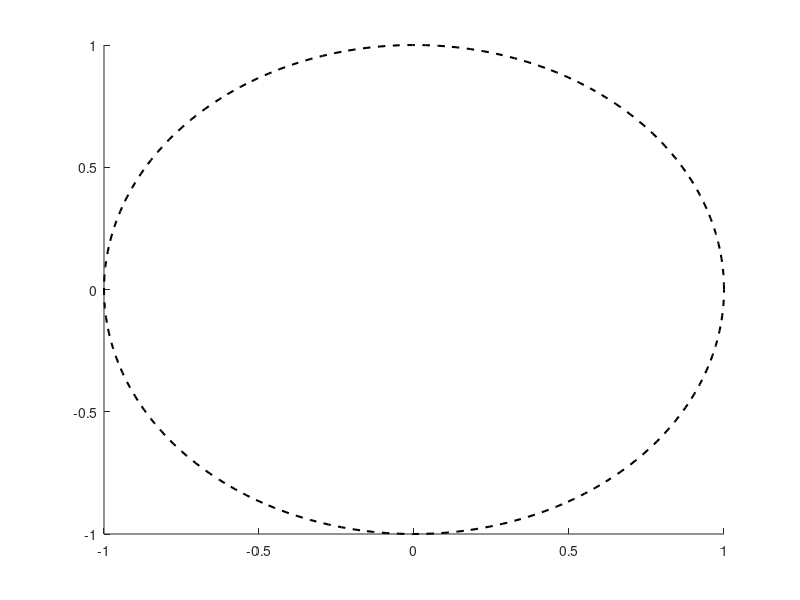

The MATLAB script that drew this image: (Note: this script raises an error after producing the figure.)
% plot_Spec_kyushu_pdfs.m


%% ================================== Eigenvalues (Plain Plot)
figure('Color', 'w');
hold on;

% 1. Plot Unit Circle
theta = linspace(0, 2*pi, 300);
plot(cos(theta), sin(theta), '--k', 'LineWidth', 1.5);

% 2. Plot Eigenvalues (Re vs Im)
scatter(real(LAM), imag(LAM), 80, [0 0.4470 0.7410], 'o', 'filled', ...
    'LineWidth', 0.8);
%scatter(real(Lambda_res), imag(Lambda_res), 100, [0.8500 0.3250 0.0980], 'x', ...
  %  'LineWidth', 1.5, 'DisplayName', '$\Lambda_{\mathrm{res}}$');

% 3. Axis Formatting & Bounds
axis equal;
axis([-1.5, 1.5, -1.5, 1.5]);
grid on; box on;

% Set axis tick mark font size and LaTeX interpreter
ax = gca;
ax.FontSize = 20;
ax.TickLabelInterpreter = 'latex';

% Labels, Title & Legend
xlabel('$\mathrm{Re}(\lambda)$', 'Interpreter', 'latex', 'FontSize', 25);
ylabel('$\mathrm{Im}(\lambda)$', 'Interpreter', 'latex', 'FontSize', 25);
title('Eigenvalues', 'Interpreter', 'latex', 'FontSize', 22);
%legend('Interpreter', 'latex', 'FontSize', 16, 'Location', 'best');

% 4. Vector Export
exportgraphics(gcf, 'KE_evals_woRes.pdf', 'ContentType', 'vector', 'BackgroundColor', 'none');


%% Additionla-ZOOM-in----lots of lines

figure('Color', 'w', 'Position', [100, 100, 900, 650]);
hold on;

% Define colors
c_dmd  = [0.4, 0.4, 0.4];
c_kedmd  = [0.8500, 0.3250, 0.0980];
c_dual = [0.2, 0.4, 0.8];


% --- 1. Main Plot (All Ensembles + Means) ---
M = size(er1_all, 1);
for m = 1:M
    plot(er2_all(m,:), 'Color', [c_dmd, 0.15],  'LineWidth', 1, 'HandleVisibility', 'off')
    plot(er3_all(m,:), 'Color', [c_kedmd, 0.15],  'LineWidth', 1, 'HandleVisibility', 'off')
    plot(er1_all(m,:), 'Color', [c_dual, 0.15], 'LineWidth', 1, 'HandleVisibility', 'off')
end

plot(mean(er2_all, 1), '--', 'Color', c_dmd,  'LineWidth', 2, 'DisplayName', 'DMD (mean)')
plot(mean(er3_all, 1), '-',  'Color', c_kedmd,  'LineWidth', 2, 'DisplayName', 'KeDMD (mean)')
plot(mean(er1_all, 1), '-.', 'Color', c_dual, 'LineWidth', 2, 'DisplayName', 'DualKoop-RKHS (mean)')

% Main Axes Formatting
set(gca, 'YScale', 'log', 'TickLabelInterpreter', 'latex', 'FontSize', 25);
grid on; box on;
title('Relative Forecast Errors Comparison', 'Interpreter', 'latex', 'FontSize', 18);
xlabel('Lead Time (Snapshots)', 'Interpreter', 'latex', 'FontSize', 18);
ylabel('Relative Forecast Error', 'Interpreter', 'latex', 'FontSize', 18);
legend('Interpreter', 'latex', 'FontSize', 16, 'Location', 'northwest');


% % --- 2. Inset Zoom Plot (KeDMD vs DualKoop-RKHS in Log Scale) ---
% % Position: [left, bottom, width, height]
axes('Position', [0.48, 0.22, 0.40, 0.38]);
hold on;

% Plot ensemble lines for KeDMD and DualKoop only
for m = 1:M
    plot(er3_all(m,:), 'Color', [c_kedmd, 0.2],  'LineWidth', 0.8, 'HandleVisibility', 'off');
    plot(er1_all(m,:), 'Color', [c_dual, 0.2], 'LineWidth', 0.8, 'HandleVisibility', 'off');
end

% Plot mean lines
plot(mean(er3_all, 1), '-',  'Color', c_kedmd,  'LineWidth', 2);
plot(mean(er1_all, 1), '-.', 'Color', c_dual, 'LineWidth', 2);

% Inset Formatting (Log Scale)
set(gca, 'YScale', 'log', 'TickLabelInterpreter', 'latex', 'FontSize', 18);
grid on; box on;
title('\textbf{Zoomed: KeDMD vs DualKoop}', 'Interpreter', 'latex', 'FontSize', 16);

% Auto-tight y-limits around KeDMD and DualKoop data
y_min_zoom = min([er1_all(:); er3_all(:)]);
y_max_zoom = max([er1_all(:); er3_all(:)]);
xlim([1, size(er1_all, 2)]);
ylim([y_min_zoom * 0.9, y_max_zoom * 1.1]);


% --- 3. Export Vector Graphics PDF ---
exportgraphics(gcf, 'ensemble_weather_error_lines.pdf', ...
    'ContentType', 'vector', 'BackgroundColor', 'none');

%% ==============Bar ZOOM-------------


figure('Color', 'w', 'Position', [100, 100, 800, 600]);

c_dmd   = [0.0000 0.4470 0.7410]; % Blue
c_kedmd = [0.8500 0.3250 0.0980]; % Terracotta / Red
c_spec  = [0.9290 0.6940 0.1250]; % Orange


% --- 1. Main Bar Plot ---
b = bar(1:3, rmse_values, 'FaceColor', 'flat', 'BarWidth', 0.5);
b.CData(1,:) = c_dmd;
b.CData(2,:) = c_kedmd;
b.CData(3,:) = c_spec;

% Apply LaTeX interpreter to X-tick labels and axes
set(gca, 'TickLabelInterpreter', 'latex', ...
    'XTick', 1:3, ...
    'XTickLabel', {'\textrm{DMD}', '\textrm{KeDMD}', '\textrm{DualKoop}'});
grid on; box on;
ylabel('RMSE', 'Interpreter', 'latex', 'FontSize', 18);
title('Forecast Error Comparison (RMSE)', 'Interpreter', 'latex', 'FontSize', 18);
set(gca, 'FontSize', 20);


% --- 2. Inset Plot for Small Values (Shifted Slightly Down) ---
% Position: [left, bottom, width, height]
axes('Position', [0.50, 0.32, 0.38, 0.38]); % Changed bottom from 0.45 to 0.32
b_inset = bar(2:3, rmse_values(2:3), 'FaceColor', 'flat', 'BarWidth', 0.5);
b_inset.CData(1,:) = c_kedmd;
b_inset.CData(2,:) = c_spec;

% Apply LaTeX interpreter to inset plot
set(gca, 'TickLabelInterpreter', 'latex', ...
    'XTick', 2:3, ...
    'XTickLabel', {'\textrm{KeDMD}', '\textrm{DualKoop}'});
title('\textbf{Zoomed (KeDMD vs DualKoop)}', 'Interpreter', 'latex', 'FontSize', 11);
grid on; box on;
set(gca, 'FontSize', 14);


% --- 3. Export Vector Graphics PDF ---
exportgraphics(gcf, 'ensemble_overall_rmse_bar_1.pdf', ...
    'ContentType', 'vector', 'BackgroundColor', 'none');



%% ===================Zoom in =============

figure('Color', 'w', 'Position', [100, 100, 900, 650]);
hold on;

% --- 1. Data Preparation ---
N_steps = size(er1_all, 2);
t_vec   = 1:N_steps;
x_poly  = [t_vec, fliplr(t_vec)];

% Compute min-max shaded ranges across ensembles (dim 1)
min1 = min(er1_all, [], 1); max1 = max(er1_all, [], 1);
min2 = min(er2_all, [], 1); max2 = max(er2_all, [], 1);
min3 = min(er3_all, [], 1); max3 = max(er3_all, [], 1);

% Colors
% c_dmd  = [0.0000, 0.4470, 0.7410];
% c_ked  = [0.8500, 0.3250, 0.0980];
% c_dual = [0.9290, 0.6940, 0.1250];

c_dmd   = [0.0000 0.4470 0.7410]; % Blue
c_kedmd = [0.8500 0.3250 0.0980]; % Terracotta / Red
c_spec  = [0.9290 0.6940 0.1250]; % Orange

% --- 2. Main Plot (All 3 Methods) ---
fill(x_poly, [max2, fliplr(min2)], c_dmd,  'FaceAlpha', 0.2, 'EdgeColor', 'none', 'HandleVisibility', 'off');
fill(x_poly, [max3, fliplr(min3)], c_kedmd,  'FaceAlpha', 0.2, 'EdgeColor', 'none', 'HandleVisibility', 'off');
fill(x_poly, [max1, fliplr(min1)], c_dual, 'FaceAlpha', 0.2, 'EdgeColor', 'none', 'HandleVisibility', 'off');

plot(mean(er2_all, 1), '--', 'Color', c_dmd,  'LineWidth', 2, 'DisplayName', 'DMD (mean)');
plot(mean(er3_all, 1), '-',  'Color', c_kedmd,  'LineWidth', 2, 'DisplayName', 'KeDMD (mean)');
plot(mean(er1_all, 1), '-.', 'Color', c_dual, 'LineWidth', 2, 'DisplayName', 'DualKoop-RKHS (mean)');

% Main Axes Formatting (Main plot x and y tick font size set to 20)
set(gca, 'YScale', 'log', 'TickLabelInterpreter', 'latex', 'FontSize', 26);
grid on; box on;

title('Relative Forecast Errors Comparison', 'Interpreter', 'latex', 'FontSize', 18);
xlabel('Lead Time (Snapshots)', 'Interpreter', 'latex', 'FontSize', 18);
ylabel('Relative Forecast Error', 'Interpreter', 'latex', 'FontSize', 18);
legend('Interpreter', 'latex', 'FontSize', 16, 'Location', 'northwest');

% --- 3. Inset Zoom Plot (KeDMD vs DualKoop-RKHS) ---
% Position: [left, bottom, width, height]
axes('Position', [0.50, 0.22, 0.38, 0.38]);
hold on;

% Plot shaded areas for KeDMD and DualKoop
fill(x_poly, [max3, fliplr(min3)], c_kedmd,  'FaceAlpha', 0.25, 'EdgeColor', 'none', 'HandleVisibility', 'off');
fill(x_poly, [max1, fliplr(min1)], c_dual, 'FaceAlpha', 0.25, 'EdgeColor', 'none', 'HandleVisibility', 'off');

% Plot mean lines for KeDMD and DualKoop
plot(mean(er3_all, 1), '-',  'Color', c_kedmd,  'LineWidth', 2);
plot(mean(er1_all, 1), '-.', 'Color', c_dual, 'LineWidth', 2);

% Inset Formatting
set(gca, 'TickLabelInterpreter', 'latex', 'FontSize', 18);
grid on; box on;
title('\textbf{Zoomed: KeDMD vs DualKoop}', 'Interpreter', 'latex', 'FontSize', 12);

% Automatically adjust inset Y-limits based on KeDMD and DualKoop values
y_min_zoom = min([min1, min3]);
y_max_zoom = max([max1, max3]);
xlim([1, N_steps]);
ylim([y_min_zoom * 0.9, y_max_zoom * 1.1]);

% --- 4. Export Vector Graphics PDF ---
exportgraphics(gcf, 'ensemble_shallow_weather_error_1.pdf', ...
    'ContentType', 'vector', 'BackgroundColor', 'none');

%==============Zoom in cdmd ====
%=================================

figure
hold on
p1 = plot(0:steps, log(mean(mean_obs_kedmd_all, 2)), 'linewidth', 3, 'color', [0.8500 0.3250 0.0980]);
p2 = plot(0:steps, log(mean(mean_obs_kmd_all, 2)), '-.','linewidth', 3, 'color', [0.9290 0.6940 0.1250]);
p3 = plot(0:steps, log(mean(mean_obs_exact_all, 2)), '--', 'linewidth', 3, 'color', [0 0.4470 0.7410]);
grid on; box on;

% Set axis tick mark font size and tick label interpreter
ax = gca;
ax.FontSize = 22; % Tick numbers font size
ax.TickLabelInterpreter = 'latex'; % Ensures tick numbers match LaTeX style

title('Mean forecast comparison', 'fontsize', 18, 'interpreter', 'latex')
xlabel('Lead Time (Snapshots)', 'interpreter', 'latex', 'fontsize', 18)
ylabel('Mean Prediction', 'interpreter', 'latex', 'fontsize', 18)
legend([p3 p1 p2], {'DMD', 'KeDMD', 'DualKoop-RKHS'}, 'interpreter', 'latex', 'fontsize', 16, 'location', 'best')

exportgraphics(gcf, 'ensemble_prediction_mean.pdf', 'ContentType', 'vector', 'BackgroundColor', 'none')


%=====================
figure
semilogy(0:steps, (mean(Kx0_er_all, 2)), 'linewidth', 3, 'color', [0.9290 0.6940 0.1250])
grid on; box on;

% Set axis tick mark font size and tick label interpreter
ax = gca;
ax.FontSize = 22; % Tick numbers font size
ax.TickLabelInterpreter = 'latex'; % Ensures tick numbers match LaTeX style

title('Relative forecast error for kernel function', 'fontsize', 18, 'interpreter', 'latex')
xlabel('Lead Time (Snapshots)', 'interpreter', 'latex', 'fontsize', 22)
ylabel('Relative Forecast Error', 'interpreter', 'latex', 'fontsize', 22)
legend({'DualKoop-RKHS'}, 'interpreter', 'latex', 'fontsize', 16, 'location', 'best')

exportgraphics(gcf, 'ensemble_prediction_kernel_error.pdf', 'ContentType', 'vector', 'BackgroundColor', 'none')

%================
figure
er_obs = mean(abs(obs_exact_all - mean_obs_kmd_all).^2 ./ abs(obs_exact_all).^2, 2);
semilogy(0:steps, (er_obs), 'linewidth', 3, 'color', [0.9290 0.6940 0.1250])
grid on; box on;

% Set axis tick mark font size and tick label interpreter
ax = gca;
ax.FontSize =22; % Tick numbers font size
ax.TickLabelInterpreter = 'latex'; % Ensures tick numbers match LaTeX style

title('Mean relative forecast error', 'fontsize', 18, 'interpreter', 'latex')
xlabel('Lead Time (Snapshots)', 'interpreter', 'latex', 'fontsize', 22)
ylabel('Relative Forecast Error', 'interpreter', 'latex', 'fontsize', 22)
legend({'DualKoop-RKHS'}, 'interpreter', 'latex', 'fontsize', 16, 'location', 'best')

exportgraphics(gcf, 'ensemble_error_mean.pdf', 'ContentType', 'vector', 'BackgroundColor', 'none')


%%   ===================Revised
figure('Color', 'w', 'Position', [100, 100, 900, 650]);
hold on;

% Define colors
c_dmd  = [0.4, 0.4, 0.4];
c_kedmd  = [0.8500, 0.3250, 0.0980];
c_dual = [0.2, 0.4, 0.8];

% --- 1. Main Plot (All Ensembles + Means) ---
M = size(er1_all, 1);
for m = 1:M
    plot(er2_all(m,:), 'Color', [c_dmd, 0.15],  'LineWidth', 1, 'HandleVisibility', 'off')
    plot(er3_all(m,:), 'Color', [c_kedmd, 0.15],  'LineWidth', 1, 'HandleVisibility', 'off')
    plot(er1_all(m,:), 'Color', [c_dual, 0.15], 'LineWidth', 1, 'HandleVisibility', 'off')
end
plot(mean(er2_all, 1), '--', 'Color', c_dmd,  'LineWidth', 2, 'DisplayName', 'DMD (mean)')
plot(mean(er3_all, 1), '-',  'Color', c_kedmd,  'LineWidth', 2, 'DisplayName', 'KeDMD (mean)')
plot(mean(er1_all, 1), '-.', 'Color', c_dual, 'LineWidth', 2, 'DisplayName', 'DualKoop-RKHS (mean)')

% Main Axes Formatting
set(gca, 'YScale', 'log', 'TickLabelInterpreter', 'latex', 'FontSize', 25);
grid on; box on;
title('Relative Forecast Errors Comparison', 'Interpreter', 'latex', 'FontSize', 18);
xlabel('Lead Time (Snapshots)', 'Interpreter', 'latex', 'FontSize', 18);
ylabel('Relative Forecast Error', 'Interpreter', 'latex', 'FontSize', 18);

% Legend moved to bottom-middle, horizontal layout, outside the axes
legend('Interpreter', 'latex', 'FontSize', 16, ...
    'Location', 'southoutside', 'Orientation', 'horizontal');

mainAx = gca;

% --- 2. Inset Zoom Plot (DMD only — deviation-from-mean view), moved UP ---
zoomAx = axes('Position', [0.48, 0.55, 0.40, 0.35]);
hold on;

dmd_mean = mean(er2_all, 1);          % 1 x N
dev = er2_all - dmd_mean;             % M x N, deviation of each member from mean

cmap = gray(M+2);
for m = 1:M
    plot(dev(m,:), 'Color', [cmap(m+1,:), 0.8], 'LineWidth', 1.2, 'HandleVisibility', 'off');
end
plot(zeros(1, size(er2_all,2)), '--', 'Color', [0.4, 0.4, 0.4], 'LineWidth', 2);  % mean = 0 line

set(gca, 'YScale', 'linear', 'TickLabelInterpreter', 'latex', 'FontSize', 18);
grid on; box on;
title('\textbf{DMD: Deviation from Mean}', 'Interpreter', 'latex', 'FontSize', 16);
xlabel('Lead Time', 'Interpreter', 'latex', 'FontSize', 14);
ylabel('Error $-$ Mean', 'Interpreter', 'latex', 'FontSize', 14);

xlim([1, size(er2_all, 2)]);
y_range = max(dev(:)) - min(dev(:));
ylim([min(dev(:)) - 0.1*y_range, max(dev(:)) + 0.1*y_range]);

ax = gca;
ax.YAxis.Exponent = floor(log10(max(abs(dev(:))))); % auto scientific notation

% --- 3. Export Vector Graphics PDF ---
exportgraphics(gcf, 'ensemble_weather_error_lines.pdf', ...
    'ContentType', 'vector', 'BackgroundColor', 'none');


%%   ====================kernel_error_all 

figure
hold on;

% Define color
c_kernel = [0.9290, 0.6940, 0.1250];

x = 0:steps;

% Compute mean, min, max across the ensemble dimension (columns)
m_kernel  = mean(Kx0_er_all, 2)';   % 1 x (steps+1)
lo_kernel = min(Kx0_er_all, [], 2)';
hi_kernel = max(Kx0_er_all, [], 2)';

% Shaded ensemble spread (min-max envelope)
fill([x, fliplr(x)], [lo_kernel, fliplr(hi_kernel)], c_kernel, ...
    'FaceAlpha', 0.2, 'EdgeColor', 'none', 'HandleVisibility', 'off');

% Mean line on top
semilogy(x, m_kernel, 'LineWidth', 3, 'Color', c_kernel, ...
    'DisplayName', 'DualKoop-RKHS')

set(gca, 'YScale', 'log')
grid on; box on;

% Set axis tick mark font size and tick label interpreter
ax = gca;
ax.FontSize = 20;
ax.TickLabelInterpreter = 'latex';

title('Relative forecast error for kernel function', 'fontsize', 18, 'interpreter', 'latex')
xlabel('Lead Time (Snapshots)', 'interpreter', 'latex', 'fontsize', 18)
ylabel('Relative Forecast Error', 'interpreter', 'latex', 'fontsize', 18)
legend('interpreter', 'latex', 'fontsize', 16, 'location', 'best')

exportgraphics(gcf, 'ensemble_prediction_kernel_error_all.pdf', ...
    'ContentType', 'vector', 'BackgroundColor', 'none')



%%======================================================
figure('Color', 'w', 'Position', [100, 100, 1400, 450])

c_ked  = [0.8500, 0.3250, 0.0980];
c_kmd  = [0.9290, 0.6940, 0.1250];
c_exct = [0, 0.4470, 0.7410];

x = 0:steps;

% --- Panel 1: DMD  (mean_obs_exact_all, blue, matches original p3) ---
subplot(1,3,1); hold on;
lo_exct = log(min(mean_obs_exact_all, [], 2))';
hi_exct = log(max(mean_obs_exact_all, [], 2))';
fill([x, fliplr(x)], [lo_exct, fliplr(hi_exct)], c_exct, ...
    'FaceAlpha', 0.25, 'EdgeColor', 'none', 'HandleVisibility', 'off');
plot(x, log(mean(mean_obs_exact_all, 2)), '--', 'linewidth', 2.5, 'color', c_exct);
grid on; box on;
ax = gca; ax.FontSize = 20; ax.TickLabelInterpreter = 'latex';
title('DMD', 'interpreter', 'latex', 'fontsize', 16)
xlabel('Lead Time', 'interpreter', 'latex', 'fontsize', 14)
ylabel('Prediction', 'interpreter', 'latex', 'fontsize', 14)

% --- Panel 2: KeDMD  (mean_obs_kedmd_all, orange, matches original p1) ---
subplot(1,3,2); hold on;
lo_ked = log(min(mean_obs_kedmd_all, [], 2))';
hi_ked = log(max(mean_obs_kedmd_all, [], 2))';
fill([x, fliplr(x)], [lo_ked, fliplr(hi_ked)], c_ked, ...
    'FaceAlpha', 0.25, 'EdgeColor', 'none', 'HandleVisibility', 'off');
plot(x, log(mean(mean_obs_kedmd_all, 2)), 'linewidth', 2.5, 'color', c_ked);
grid on; box on;
ax = gca; ax.FontSize = 20; ax.TickLabelInterpreter = 'latex';
title('KeDMD', 'interpreter', 'latex', 'fontsize', 16)
xlabel('Lead Time', 'interpreter', 'latex', 'fontsize', 14)

% --- Panel 3: DualKoop-RKHS  (mean_obs_kmd_all, yellow, matches original p2) ---
subplot(1,3,3); hold on;
lo_kmd = log(min(mean_obs_kmd_all, [], 2))';
hi_kmd = log(max(mean_obs_kmd_all, [], 2))';
fill([x, fliplr(x)], [lo_kmd, fliplr(hi_kmd)], c_kmd, ...
    'FaceAlpha', 0.25, 'EdgeColor', 'none', 'HandleVisibility', 'off');
plot(x, log(mean(mean_obs_kmd_all, 2)), '-.', 'linewidth', 2.5, 'color', c_kmd);
grid on; box on;
ax = gca; ax.FontSize = 20; ax.TickLabelInterpreter = 'latex';
title('DualKoop-RKHS', 'interpreter', 'latex', 'fontsize', 16)
xlabel('Lead Time', 'interpreter', 'latex', 'fontsize', 14)

sgtitle('Forecast Comparison (per-method scale)', 'interpreter', 'latex', 'fontsize', 18)

exportgraphics(gcf, 'ensemble_prediction_mean_panels.pdf', 'ContentType', 'vector', 'BackgroundColor', 'none')


%%======================================================
figure('Color', 'w', 'Position', [100, 100, 1400, 450])
c_ked  = [0.8500, 0.3250, 0.0980];
c_kmd  = [0.9290, 0.6940, 0.1250];
c_exct = [0, 0.4470, 0.7410];
x = 0:steps;

% --- Panel 1: DMD ---
subplot(1,3,1); hold on;
lo_exct = log(min(mean_obs_exact_all, [], 2))';
hi_exct = log(max(mean_obs_exact_all, [], 2))';
fill([x, fliplr(x)], [lo_exct, fliplr(hi_exct)], c_exct, ...
    'FaceAlpha', 0.25, 'EdgeColor', 'none', 'HandleVisibility', 'off');
plot(x, log(mean(mean_obs_exact_all, 2)), '--', 'linewidth', 2.5, 'color', c_exct, 'DisplayName', 'DMD');
grid on; box on;
ax = gca; ax.FontSize = 22; ax.TickLabelInterpreter = 'latex';
%title('DMD', 'interpreter', 'latex', 'fontsize', 22)
xlabel('Lead Time', 'interpreter', 'latex', 'fontsize', 22)
ylabel('Prediction', 'interpreter', 'latex', 'fontsize', 22)
legend('Interpreter', 'latex', 'FontSize', 18, 'Location', 'best');

% --- Panel 2: KeDMD ---
subplot(1,3,2); hold on;
lo_ked = log(min(mean_obs_kedmd_all, [], 2))';
hi_ked = log(max(mean_obs_kedmd_all, [], 2))';
fill([x, fliplr(x)], [lo_ked, fliplr(hi_ked)], c_ked, ...
    'FaceAlpha', 0.25, 'EdgeColor', 'none', 'HandleVisibility', 'off');
plot(x, log(mean(mean_obs_kedmd_all, 2)), '-', 'linewidth', 2.5, 'color', c_ked, 'DisplayName', 'KeDMD');
grid on; box on;
ax = gca; ax.FontSize = 22; ax.TickLabelInterpreter = 'latex';
%title('KeDMD', 'interpreter', 'latex', 'fontsize', 22)
xlabel('Lead Time', 'interpreter', 'latex', 'fontsize', 22)
legend('Interpreter', 'latex', 'FontSize', 18, 'Location', 'best');

% --- Panel 3: DualKoop-RKHS ---
subplot(1,3,3); hold on;
lo_kmd = log(min(mean_obs_kmd_all, [], 2))';
hi_kmd = log(max(mean_obs_kmd_all, [], 2))';
fill([x, fliplr(x)], [lo_kmd, fliplr(hi_kmd)], c_kmd, ...
    'FaceAlpha', 0.25, 'EdgeColor', 'none', 'HandleVisibility', 'off');
plot(x, log(mean(mean_obs_kmd_all, 2)), '-.', 'linewidth', 2.5, 'color', c_kmd, 'DisplayName', 'DualKoop-RKHS');
grid on; box on;
ax = gca; ax.FontSize = 22; ax.TickLabelInterpreter = 'latex';
%title('DualKoop-RKHS', 'interpreter', 'latex', 'fontsize', 22)
xlabel('Lead Time', 'interpreter', 'latex', 'fontsize', 22)
legend('Interpreter', 'latex', 'FontSize', 18, 'Location', 'best');

sgtitle('Forecast Comparison (per-method scale)', 'interpreter', 'latex', 'fontsize', 24)
exportgraphics(gcf, 'ensemble_prediction_mean_panels.pdf', 'ContentType', 'vector', 'BackgroundColor', 'none')

%% === One palnel ensemble-prediction-mean-shaoow
figure('Color', 'w', 'Position', [100, 100, 900, 600])
hold on;

c_ked  = [0.8500, 0.3250, 0.0980];
c_kmd  = [0.9290, 0.6940, 0.1250];
c_exct = [0, 0.4470, 0.7410];

x = 0:steps;

% --- Shaded bands (min-max across ensemble, log space) ---
% EdgeColor is set (thin) so a very narrow band stays visible as an outline
lo_exct = log(min(mean_obs_exact_all, [], 2))';
hi_exct = log(max(mean_obs_exact_all, [], 2))';
fill([x, fliplr(x)], [lo_exct, fliplr(hi_exct)], c_exct, ...
    'FaceAlpha', 0.25, 'EdgeColor', c_exct, 'LineWidth', 0.5, 'HandleVisibility', 'off');

lo_ked = log(min(mean_obs_kedmd_all, [], 2))';
hi_ked = log(max(mean_obs_kedmd_all, [], 2))';
fill([x, fliplr(x)], [lo_ked, fliplr(hi_ked)], c_ked, ...
    'FaceAlpha', 0.25, 'EdgeColor', c_ked, 'LineWidth', 0.5, 'HandleVisibility', 'off');

lo_kmd = log(min(mean_obs_kmd_all, [], 2))';
hi_kmd = log(max(mean_obs_kmd_all, [], 2))';
fill([x, fliplr(x)], [lo_kmd, fliplr(hi_kmd)], c_kmd, ...
    'FaceAlpha', 0.25, 'EdgeColor', c_kmd, 'LineWidth', 0.5, 'HandleVisibility', 'off');

% --- Mean lines on top ---
p1 = plot(x, log(mean(mean_obs_exact_all, 2)),  '--', 'LineWidth', 2.5, 'Color', c_exct);
p2 = plot(x, log(mean(mean_obs_kedmd_all, 2)),  '-',  'LineWidth', 2.5, 'Color', c_ked);
p3 = plot(x, log(mean(mean_obs_kmd_all, 2)),    '-.', 'LineWidth', 2.5, 'Color', c_kmd);

grid on; box on;
ax = gca; ax.FontSize = 22; ax.TickLabelInterpreter = 'latex';
xlabel('Lead Time', 'Interpreter', 'latex', 'FontSize', 22)
ylabel('Prediction', 'Interpreter', 'latex', 'FontSize', 22)
title('Forecast Comparison', 'Interpreter', 'latex', 'FontSize', 24)
legend([p1 p2 p3], {'DMD', 'KeDMD', 'DualKoop-RKHS'}, ...
    'Interpreter', 'latex', 'FontSize', 18, 'Location', 'best');

exportgraphics(gcf, 'ensemble_prediction_mean_one_panel.pdf', ...
    'ContentType', 'vector', 'BackgroundColor', 'none')

%% Spaltial modes 

%% Specific Location (Kumamoto)
lat_sub = weatherDat2021AUG_ensemble0.dat_lat;  % 140x149
lon_sub = weatherDat2021AUG_ensemble0.dat_lon;  % 140x149
shapefile_path = 'D:\Susuki Lab\Testing_Code\data-weather\Data_250401\ne_10m_coastline\ne_10m_coastline.shp';
S = shaperead(shapefile_path);

targetLat = 32.803; targetLon = 130.708;
dist = sqrt((lat_sub - targetLat).^2 + (lon_sub - targetLon).^2);
[minDist, Kumamoto_Locatidx] = min(dist(:));
[r, c] = ind2sub(size(lat_sub), Kumamoto_Locatidx);
fprintf('Kumamoto is at Index: %d (Row: %d, Col: %d)\n', Kumamoto_Locatidx, r, c);

%% Plot spatial modes
fig = figure('Color','w','Position',[100 100 1200 900]);
colormap(brighten(redblueTecplot(21), -0.55));
mode_indices = [1,3,5,7,9,11,13,15,17];

pp = 1;
for j = mode_indices
    % 1. Eigenvalue, eigenvector, residual
    L   = Lambda_res(j);
    F_j = F_res(:, j);
    r_j = res_verif(j);

    % 2. Reconstruct spatial mode and phase align
    Phi = ((G * F_j) \ (X.')).';
    u   = Phi;
    u   = real(u * exp(1i * mean(angle(u))));

    % 3. Map land vector to 2D grid
    v = nan(size(lon_sub));
    v(nLAND) = u(:);
    mode_map = abs(v);
    mag_L = abs(L);

    % 4. Subplot
    subplot(3, 3, pp);
    p_plot = pcolor(lon_sub, lat_sub, mode_map);
    p_plot.EdgeColor = 'none';
    shading interp;
    axis equal tight;
    set(gca, 'YDir', 'normal');

    c_max = max(mode_map(:), [], 'omitnan');
    c_min = min(mode_map(:), [], 'omitnan');
    if ~isnan(c_min) && ~isnan(c_max) && c_min ~= c_max
        clim([c_min, c_max]);
    end
    colorbar;
    hold on;

    % Coastline
    for kk = 1:length(S)
        plot(S(kk).X, S(kk).Y, 'k-', 'LineWidth', 1.5);
    end

    %% mark Kumamoto
    plot(lon_sub(r,c), lat_sub(r,c), 'p', ...
        'MarkerSize', 12, 'MarkerFaceColor', 'g', 'MarkerEdgeColor', 'k');
    hold off;

    title(sprintf('$V_{%d}$: $|\\lambda|=%.3f$, Res$=%.3f$', j, mag_L, r_j), ...
        'Interpreter', 'latex', 'FontSize', 10);
    xlabel('Lon ($^\circ$E)', 'Interpreter', 'latex');
    ylabel('Lat ($^\circ$N)', 'Interpreter', 'latex');
    xlim([min(lon_sub(:)), max(lon_sub(:))]);
    ylim([min(lat_sub(:)), max(lat_sub(:))]);

    pp = pp + 1;
end

% sgtitle('Dual Koopman spatial modes $V_j$', ...
%     'Interpreter', 'latex', 'FontSize', 14, 'FontWeight', 'bold');

exportgraphics(fig, 'top_9_dual_spatial_modes_r2.pdf', ...
    'ContentType', 'vector', 'BackgroundColor', 'none');

%%  Zoom in -shallow- plots 

figure('Color', 'w', 'Position', [100, 100, 900, 650]);
hold on;

% --- 1. Data Preparation ---
N_steps = size(er1_all, 2);
t_vec   = 1:N_steps;
x_poly  = [t_vec, fliplr(t_vec)];

% Compute min-max shaded ranges across ensembles (dim 1)
min1 = min(er1_all, [], 1); max1 = max(er1_all, [], 1);
min2 = min(er2_all, [], 1); max2 = max(er2_all, [], 1);
min3 = min(er3_all, [], 1); max3 = max(er3_all, [], 1);

% Colors
c_dmd  = [0.0000, 0.4470, 0.7410];
c_kedmd  = [0.8500, 0.3250, 0.0980];
c_dual = [0.9290, 0.6940, 0.1250];

% --- 2. Main Plot (All 3 Methods) ---
fill(x_poly, [max2, fliplr(min2)], c_dmd,  'FaceAlpha', 0.2, 'EdgeColor', 'none', 'HandleVisibility', 'off');
fill(x_poly, [max3, fliplr(min3)], c_kedmd,  'FaceAlpha', 0.2, 'EdgeColor', 'none', 'HandleVisibility', 'off');
fill(x_poly, [max1, fliplr(min1)], c_dual, 'FaceAlpha', 0.2, 'EdgeColor', 'none', 'HandleVisibility', 'off');

plot(mean(er2_all, 1), '--', 'Color', c_dmd,  'LineWidth', 2, 'DisplayName', 'DMD (mean)');
plot(mean(er3_all, 1), '-',  'Color', c_kedmd,  'LineWidth', 2, 'DisplayName', 'KeDMD (mean)');
plot(mean(er1_all, 1), '-.', 'Color', c_dual, 'LineWidth', 2, 'DisplayName', 'DualKoop-RKHS (mean)');

% Main Axes Formatting
set(gca, 'YScale', 'log', 'TickLabelInterpreter', 'latex', 'FontSize', 25);
grid on; box on;
title('Relative Forecast Errors Comparison', 'Interpreter', 'latex', 'FontSize', 18);
xlabel('Lead Time (Snapshots)', 'Interpreter', 'latex', 'FontSize', 18);
ylabel('Relative Forecast Error', 'Interpreter', 'latex', 'FontSize', 18);
legend('Interpreter', 'latex', 'FontSize', 15, 'Location', 'northwest');

% --- 3. Inset Zoom Plot (KeDMD vs DualKoop-RKHS) ---
% Position: [left, bottom, width, height]
axes('Position', [0.50, 0.22, 0.38, 0.38]);
hold on;

% Plot shaded areas for KeDMD and DualKoop
fill(x_poly, [max3, fliplr(min3)], c_kedmd,  'FaceAlpha', 0.25, 'EdgeColor', 'none', 'HandleVisibility', 'off');
fill(x_poly, [max1, fliplr(min1)], c_dual, 'FaceAlpha', 0.25, 'EdgeColor', 'none', 'HandleVisibility', 'off');

% Plot mean lines for KeDMD and DualKoop
plot(mean(er3_all, 1), '-',  'Color', c_kedmd,  'LineWidth', 2);
plot(mean(er1_all, 1), '-.', 'Color', c_dual, 'LineWidth', 2);

% Inset Formatting
set(gca, 'TickLabelInterpreter', 'latex', 'FontSize', 16);
grid on; box on;
title('\textbf{Zoomed: KeDMD vs DualKoop}', 'Interpreter', 'latex', 'FontSize', 14);

% Automatically adjust inset Y-limits based on KeDMD and DualKoop values
y_min_zoom = min([min1, min3]);
y_max_zoom = max([max1, max3]);
xlim([1, N_steps]);
ylim([y_min_zoom * 0.9, y_max_zoom * 1.1]);

% --- 4. Export Vector Graphics PDF ---
exportgraphics(gcf, 'ensemble_shallow_weather_error_1.pdf', ...
    'ContentType', 'vector', 'BackgroundColor', 'none');


%%============================== Lines plots 

figure('Color', 'w', 'Position', [100, 100, 900, 650]);
hold on;

% Define colors
c_dmd  = [0.4, 0.4, 0.4];
c_kedmd  = [0.8500, 0.3250, 0.0980];
c_dual = [0.2, 0.4, 0.8];
% c_dmd  = [0.0000, 0.4470, 0.7410];
% c_kedmd  = [0.8500, 0.3250, 0.0980];
% c_dual = [0.9290, 0.6940, 0.1250];

% --- 1. Main Plot (All Ensembles + Means) ---
M = size(er1_all, 1);
for m = 1:M
    plot(er2_all(m,:), 'Color', [c_dmd, 0.15],  'LineWidth', 1, 'HandleVisibility', 'off')
    plot(er3_all(m,:), 'Color', [c_kedmd, 0.15],  'LineWidth', 1, 'HandleVisibility', 'off')
    plot(er1_all(m,:), 'Color', [c_dual, 0.15], 'LineWidth', 1, 'HandleVisibility', 'off')
end

plot(mean(er2_all, 1), '--', 'Color', c_dmd,  'LineWidth', 2, 'DisplayName', 'DMD (mean)')
plot(mean(er3_all, 1), '-',  'Color', c_kedmd,  'LineWidth', 2, 'DisplayName', 'KeDMD (mean)')
plot(mean(er1_all, 1), '-.', 'Color', c_dual, 'LineWidth', 2, 'DisplayName', 'DualKoop-RKHS (mean)')

% Main Axes Formatting
set(gca, 'YScale', 'log', 'TickLabelInterpreter', 'latex', 'FontSize', 25);
grid on; box on;
title('Relative Forecast Errors Comparison', 'Interpreter', 'latex', 'FontSize', 22);
xlabel('Lead Time (Snapshots)', 'Interpreter', 'latex', 'FontSize', 20);
ylabel('Relative Forecast Error', 'Interpreter', 'latex', 'FontSize', 20);
legend('Interpreter', 'latex', 'FontSize', 18, 'Location', 'northwest');


% --- 2. Inset Zoom Plot (KeDMD vs DualKoop-RKHS in Log Scale) ---
% Position: [left, bottom, width, height]
axes('Position', [0.48, 0.22, 0.40, 0.38]);
hold on;

% Plot ensemble lines for KeDMD and DualKoop only
for m = 1:M
    plot(er3_all(m,:), 'Color', [c_kedmd, 0.2],  'LineWidth', 0.8, 'HandleVisibility', 'off');
    plot(er1_all(m,:), 'Color', [c_dual, 0.2], 'LineWidth', 0.8, 'HandleVisibility', 'off');
end

% Plot mean lines
plot(mean(er3_all, 1), '-',  'Color', c_kedmd,  'LineWidth', 2);
plot(mean(er1_all, 1), '-.', 'Color', c_dual, 'LineWidth', 2);

% Inset Formatting (Log Scale)
set(gca, 'YScale', 'log', 'TickLabelInterpreter', 'latex', 'FontSize', 18);
grid on; box on;
title('\textbf{Zoomed: KeDMD vs DualKoop}', 'Interpreter', 'latex', 'FontSize', 18);

% Auto-tight y-limits around KeDMD and DualKoop data
y_min_zoom = min([er1_all(:); er3_all(:)]);
y_max_zoom = max([er1_all(:); er3_all(:)]);
xlim([1, size(er1_all, 2)]);
ylim([y_min_zoom * 0.9, y_max_zoom * 1.1]);


% --- 3. Export Vector Graphics PDF ---
exportgraphics(gcf, 'ensemble_weather_error_lines.pdf', ...
    'ContentType', 'vector', 'BackgroundColor', 'none');


%%%% bar 

%% Bar plot: Relatev error


%% ==============Bar ZOOM-------------
c_dmd  = [0.4, 0.4, 0.4];
c_kedmd  = [0.8500, 0.3250, 0.0980];
c_dual = [0.2, 0.4, 0.8];
c_spec= [0.2, 0.4, 0.8];
figure('Color', 'w', 'Position', [100, 100, 800, 600]);

% --- 1. Main Bar Plot ---
b = bar(1:3, rmse_values, 'FaceColor', 'flat', 'BarWidth', 0.5);
b.CData(1,:) = c_dmd;
b.CData(2,:) = c_kedmd;
b.CData(3,:) = c_spec;

% Apply LaTeX interpreter to X-tick labels and axes
set(gca, 'TickLabelInterpreter', 'latex', ...
    'XTick', 1:3, ...
    'XTickLabel', {'\textrm{DMD}', '\textrm{KeDMD}', '\textrm{DualKoop}'});
grid on; box on;
ylabel('RMSE', 'Interpreter', 'latex', 'FontSize', 18);
title('Forecast Error Comparison', 'Interpreter', 'latex', 'FontSize', 18);
set(gca, 'FontSize', 22);


% --- 2. Inset Plot for Small Values (Shifted Slightly Down) ---
% Position: [left, bottom, width, height]
axes('Position', [0.50, 0.32, 0.38, 0.38]); % Changed bottom from 0.45 to 0.32
b_inset = bar(2:3, rmse_values(2:3), 'FaceColor', 'flat', 'BarWidth', 0.5);
b_inset.CData(1,:) = c_kedmd;
b_inset.CData(2,:) = c_spec;

% Apply LaTeX interpreter to inset plot
set(gca, 'TickLabelInterpreter', 'latex', ...
    'XTick', 2:3, ...
    'XTickLabel', {'\textrm{KeDMD}', '\textrm{DualKoop}'});
title('\textbf{Zoomed (KeDMD vs DualKoop)}', 'Interpreter', 'latex', 'FontSize', 11);
grid on; box on;
set(gca, 'FontSize', 14);


% --- 3. Export Vector Graphics PDF ---
exportgraphics(gcf, 'ensemble_overall_rmse_bar_1.pdf', ...
    'ContentType', 'vector', 'BackgroundColor', 'none');


%% Bar plot: Relatev error
% % --- 1. Compute overall RMSE across ALL time steps and ALL ensembles ---
% % (er(:).^2 squares all elements, mean computes average, sqrt gives RMSE)
% rmse_DMD      = sqrt(mean(er2_all(:).^2));
% rmse_kEDMD    = sqrt(mean(er3_all(:).^2));
% rmse_SpecRKHS = sqrt(mean(er1_all(:).^2));
% 
% rmse_values = [rmse_DMD; rmse_kEDMD; rmse_SpecRKHS];
% 
% % --- 2. Color definitions (Matching your line plot) ---
% c_dmd   = [0.0000 0.4470 0.7410]; % Blue
% c_kedmd = [0.8500 0.3250 0.0980]; % Terracotta / Red
% c_spec  = [0.9290 0.6940 0.1250]; % Orange
% 
% % --- 3. Plot Bar Chart ---
% figure('Color', 'w');
% b = bar(1:3, rmse_values, 'FaceColor', 'flat', 'BarWidth', 0.5);
% b.CData(1,:) = c_dmd;
% b.CData(2,:) = c_kedmd;
% b.CData(3,:) = c_spec;
% 
% % --- 4. Log Scale & Formatting ---
% set(gca, 'YScale', 'log');
% set(gca, 'XTick', 1:3, 'XTickLabel', {'DMD', 'KeDMD', 'DualKoop'});
% grid on; box on;
% ylabel('Overall RMSE', 'interpreter', 'latex', 'fontsize', 18);
% title('Overall Forecast Error Comparison (RMSE)', 'interpreter', 'latex', 'fontsize', 18);
% set(gca, 'FontSize', 14);
% 
% % Export vector graphics PDF
% exportgraphics(gcf, 'ensemble_overall_rmse_bar.pdf', 'ContentType', 'vector', 'BackgroundColor', 'none');
